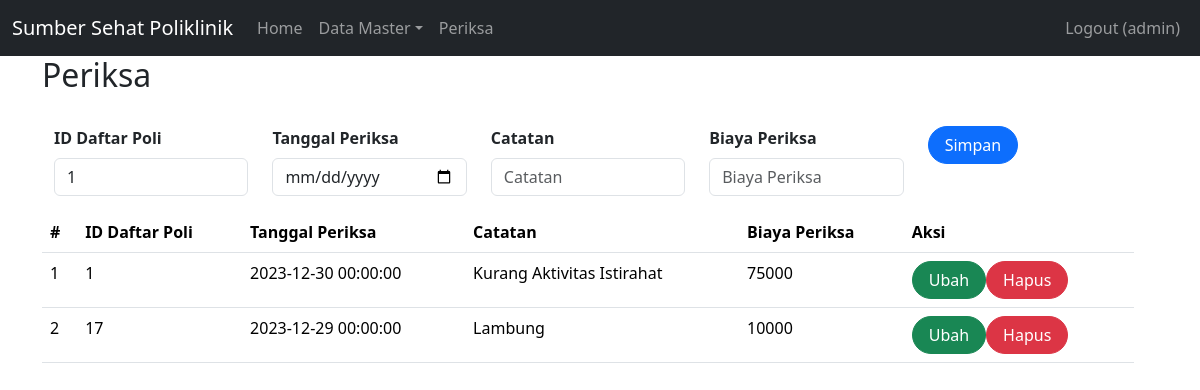
The page /index.php?page=periksa (signed in) on the database its author committed.
### tables this page shows
CREATE TABLE `periksa` (
  `id` int(11) UNSIGNED NOT NULL,
  `id_daftar_poli` int(11) UNSIGNED NOT NULL,
  `tgl_periksa` datetime NOT NULL,
  `catatan` text NOT NULL,
  `biaya_periksa` int(11) NOT NULL
);

### periksa.php (the view, shortened to what this page needs)
<div class="container">
    <h2>Periksa</h2>
<br>
    <?php
include'koneksi.php';
?>
<body>
<div class="container">
    <form class="form row"  method="POST" action="" name="myForm" onsubmit="return(validate());">
    <?php
    $tgl_periksa= '';
    $catatan = '';
    $biaya_periksa ='';
    ?>
    <div class="row">
        <div class="col">
        <label for="inputNama" class="form-label fw-bold">
            ID Daftar Poli
        </label>
        <select class="form-control" name="id_daftar_poli">
        <?php
        $selected = '';
        $daftar_poli = mysqli_query($mysqli, "SELECT * FROM daftar_poli");
        while ($data = mysqli_fetch_array($daftar_poli)) {
            if ($data['id'] == $daftar_poli) {
                $selected = 'selected="selected"';
            } else {
                $selected = '';
            }
        ?>
            <option value="<?php echo $data['id'] ?>" <?php echo $selected ?>><?php echo $data['id_pasien'] ?></option>
        <?php
        }
        ?>
    </select>
    </div>
    <div class="col">
        <label for="inputTgl_periksa" class="form-label fw-bold">
            Tanggal Periksa
        </label>
        <input type="date" class="form-control" name="tgl_periksa" id="inputTgl_periksa" placeholder="tgl_periksa" value="<?php echo $tgl_periksa ?>">
    </div>
    <div class="col">
        <label for="inputCatatan" class="form-label fw-bold">
            Catatan
        </label>
        <input type="text" class="form-control" name="catatan" id="inputCatatan" placeholder="Catatan" value="<?php echo $catatan ?>">
    </div>
    <div class="col">
        <label for="inputCatatan" class="form-label fw-bold">
            Biaya Periksa
        </label>
        <input type="integer" class="form-control" name="biaya_periksa" id="inputBiayaPeriksa" placeholder="Biaya Periksa" value="<?php echo $biaya_periksa ?>">
    </div>
    <div class="col">
        <button type="submit" class="btn btn-primary rounded-pill px-3" name="simpan">Simpan</button>
    </div>
    </form>
    <br>
    <br>
    <table class="table table-hover">
    <table class="table table-hover">
    <thead>
        <tr>
            <th scope="col">#</th>
            <th scope="col">ID Daftar Poli</th>
            <th scope="col">Tanggal Periksa</th>
            <th scope="col">Catatan</th>
            <th scope="col">Biaya Periksa</th>
            <th scope="col">Aksi</th>
        </tr>
    </thead>
        <tbody>
    <?php
    $result = mysqli_query($mysqli, "SELECT periksa.*, daftar_poli.id_pasien as 'id_pasien' FROM periksa LEFT JOIN daftar_poli ON (periksa.id_daftar_poli=daftar_poli.id) ORDER BY id ASC");
    if (mysqli_num_rows($result) > 0) {
        $no = 1;
        while ($data = mysqli_fetch_array($result)) {
            echo "<tr>";
            echo "<td>" . $no++ . "</td>";
            echo "<td>" . $data['id_daftar_poli'] . "</td>";
            echo "<td>" . $data['tgl_periksa'] . "</td>";
            echo "<td>" . $data['catatan'] . "</td>";
            echo "<td>" . $data['biaya_periksa'] . "</td>";
            echo "<td>";
            echo '<a class="btn btn-success rounded-pill px-3" href="index.php?page=periksa&id=' . $data['id'] . '">Ubah</a>';
            echo '<a class="btn btn-danger rounded-pill px-3" href="index.php?page=periksa&id=' . $data['id'] . '&aksi=hapus">Hapus</a>';            echo "</td>";
            echo "</tr>";
        }
    } else {
        echo "No rows returned.";
    }
    ?>
    </tbody>
    </table>

### rows shown on the page
periksa: id_daftar_poli "1", tgl_periksa "2023-12-30 00:00:00", catatan "Kurang Aktivitas Istirahat", biaya_periksa "75000"
periksa: id_daftar_poli "17", tgl_periksa "2023-12-29 00:00:00", catatan "Lambung", biaya_periksa "10000"

### other values the page prints
$_SESSION['username'] "admin"
form field id_daftar_poli "1"
